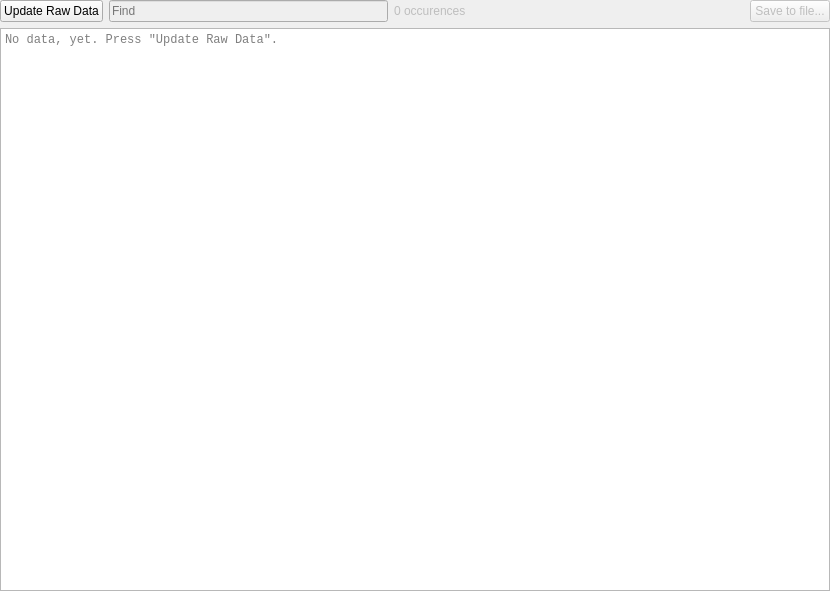
<?xml version="1.0" encoding="UTF-8"?>
<ui version="4.0">
 <class>RawMonitoringDataWidget</class>
 <widget class="QWidget" name="RawMonitoringDataWidget">
  <property name="geometry">
   <rect>
    <x>0</x>
    <y>0</y>
    <width>830</width>
    <height>591</height>
   </rect>
  </property>
  <property name="windowTitle">
   <string>GroupWidget</string>
  </property>
  <layout class="QVBoxLayout" name="verticalLayout">
   <property name="leftMargin">
    <number>0</number>
   </property>
   <property name="topMargin">
    <number>0</number>
   </property>
   <property name="rightMargin">
    <number>0</number>
   </property>
   <property name="bottomMargin">
    <number>0</number>
   </property>
   <item>
    <widget class="QWidget" name="updated_button_widget" native="true">
     <layout class="QHBoxLayout" name="horizontalLayout">
      <property name="leftMargin">
       <number>0</number>
      </property>
      <property name="topMargin">
       <number>0</number>
      </property>
      <property name="rightMargin">
       <number>0</number>
      </property>
      <property name="bottomMargin">
       <number>0</number>
      </property>
      <item>
       <widget class="QPushButton" name="update_button">
        <property name="minimumSize">
         <size>
          <width>20</width>
          <height>0</height>
         </size>
        </property>
        <property name="text">
         <string>Update Raw Data</string>
        </property>
        <property name="icon">
         <iconset resource="../../../../../iconset/ecalicons.qrc">
          <normaloff>:/ecalicons/UPDATE</normaloff>:/ecalicons/UPDATE</iconset>
        </property>
       </widget>
      </item>
      <item>
       <widget class="SearchLineedit" name="search_lineedit">
        <property name="enabled">
         <bool>false</bool>
        </property>
        <property name="minimumSize">
         <size>
          <width>20</width>
          <height>0</height>
         </size>
        </property>
        <property name="placeholderText">
         <string>Find</string>
        </property>
       </widget>
      </item>
      <item>
       <widget class="QLabel" name="occurences_label">
        <property name="enabled">
         <bool>false</bool>
        </property>
        <property name="minimumSize">
         <size>
          <width>20</width>
          <height>0</height>
         </size>
        </property>
        <property name="text">
         <string>0 occurences</string>
        </property>
       </widget>
      </item>
      <item>
       <spacer name="horizontalSpacer">
        <property name="orientation">
         <enum>Qt::Horizontal</enum>
        </property>
        <property name="sizeHint" stdset="0">
         <size>
          <width>0</width>
          <height>0</height>
         </size>
        </property>
       </spacer>
      </item>
      <item>
       <widget class="QPushButton" name="save_to_file_button">
        <property name="enabled">
         <bool>false</bool>
        </property>
        <property name="minimumSize">
         <size>
          <width>20</width>
          <height>0</height>
         </size>
        </property>
        <property name="text">
         <string>Save to file...</string>
        </property>
        <property name="icon">
         <iconset resource="../../../../../iconset/ecalicons.qrc">
          <normaloff>:/ecalicons/SAVE_AS</normaloff>:/ecalicons/SAVE_AS</iconset>
        </property>
       </widget>
      </item>
     </layout>
    </widget>
   </item>
   <item>
    <widget class="QPlainTextEdit" name="raw_monitoring_data_textedit">
     <property name="minimumSize">
      <size>
       <width>20</width>
       <height>20</height>
      </size>
     </property>
     <property name="font">
      <font>
       <family>Courier New</family>
      </font>
     </property>
     <property name="readOnly">
      <bool>true</bool>
     </property>
     <property name="placeholderText">
      <string>No data, yet. Press &quot;Update Raw Data&quot;.</string>
     </property>
    </widget>
   </item>
  </layout>
 </widget>
 <customwidgets>
  <customwidget>
   <class>SearchLineedit</class>
   <extends>QLineEdit</extends>
   <header location="global">widgets/raw_monitoring_data_widget/search_lineedit.h</header>
  </customwidget>
 </customwidgets>
 <resources>
  <include location="../../../../../iconset/ecalicons.qrc"/>
 </resources>
 <connections/>
</ui>
